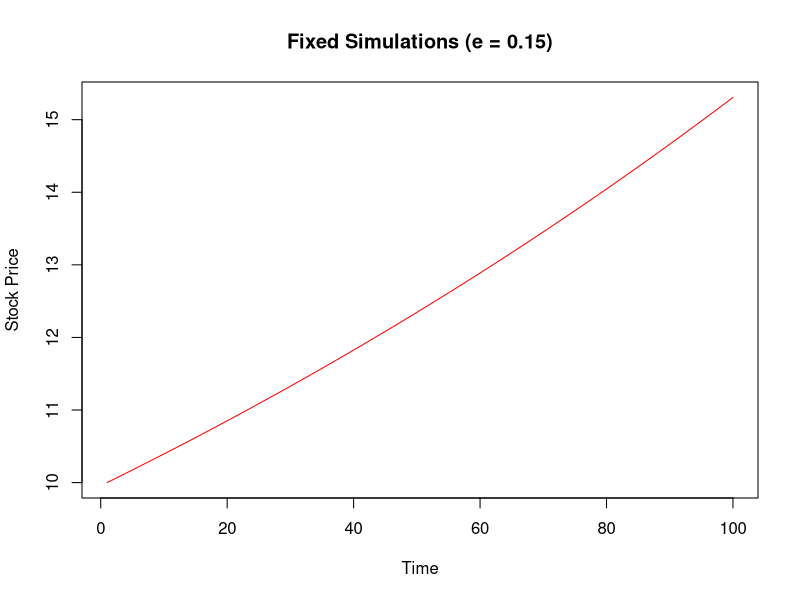
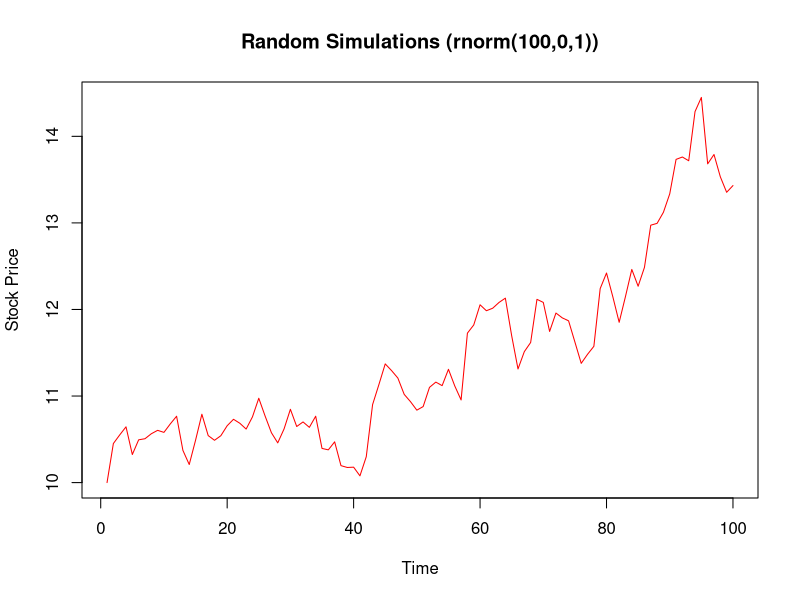
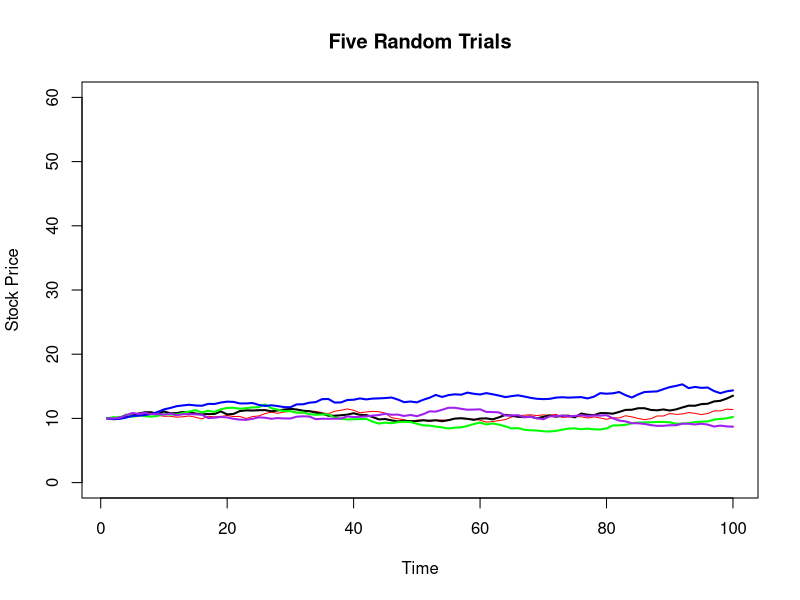
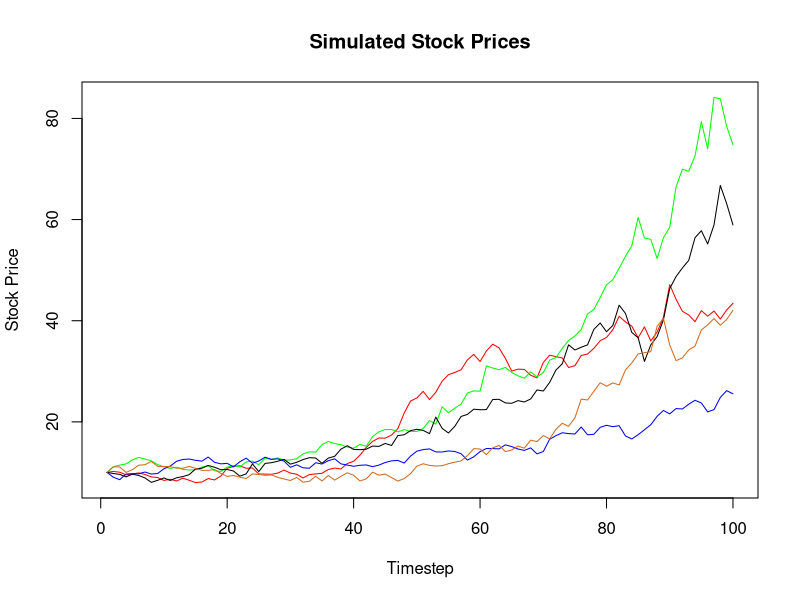

The R script that drew these images, in order:
"

Paramters:

St = 10
r = 0.15
sigma = 0.20
T = 1
N = 100
n = 100
fixedEpsilon = 0.15

Problem Statement:

(a) Starting with the initial stock price St as specified, and considering 100 Steps, 
calculate the expected value of the stock price at the end of every successive Δt interval of time.

(b) Plot the entire movement of prices over the T period under observation

(c) Perform 5 trials of 100 steps each to plot the probable movement of stock prices over a 1 
 year period. Plot each trajectory of prices as a separate line.
 
 Implementation:
 The R code at the Github link below shows how one may implement the above.

 Github:
 https://tinyurl.com/uu86e8aw
 
 References:
 (a) WQU Statistics Class Lectures & Notes (circa 2017)
 
 
"
#1. Consider following values for the purpose of this project:

St = 10
r = 0.15
sigma = 0.20
T = 1
N = 100
n = 100
fixedEpsilon = 0.15

#2. Starting with the initial stock price St as specified, and considering 100 Steps, 
#calculate the expected value of the stock price at the end of every successive Δt interval of time

mySimFixedEpsilon <- function(St, r, sigma,T,N,fixedEpsilon, n) {
  
  temp <- c() 
  
  for (x in 1:100 )
    
    if (x == 1) {
      
      temp[x] = St
      
    }
  
  else
    
  {
    temp[x] = temp[x-1] *exp((r - 0.5 * sigma ^ 2) * (T/n) + sigma * fixedEpsilon * sqrt(T/n))
    
  }
  
  return(temp)
}

FixedSimulations <- mySimFixedEpsilon(St, r, sigma,T,N,fixedEpsilon, n)

FixedSimulations

#3. Plot the entire movement of prices over the T period under observation

plot(FixedSimulations, type = "l", col = "red", xlab = "Time", ylab = "Stock Price",
     main = "Fixed Simulations (e = 0.15)")


#4. Instead of considering a fixed ε as in the previous steps, randomly assign values 
#to ε from a standard normal distribution.

mySimRandomEpsilon <- function(St, r, sigma,T,N, n) {
  
  temp <- c() 
  randomNumber = rnorm(100,0,1)
  
  for (x in 1:100 )
    
    if (x == 1) {
      
      temp[x] = St
      
    }
  
  else
    
  {
    temp[x] = temp[x-1] *exp((r - 0.5 * sigma ^ 2) * (T/n) + sigma * randomNumber[x] * sqrt(T/n))
    
  }
  
  return(temp)
}

RandomSimulations = mySimRandomEpsilon(St, r, sigma,T,N, n)


plot(RandomSimulations, type = "l", col = "red", xlab = "Time", ylab = "Stock Price",
     main = "Random Simulations (rnorm(100,0,1))")

#5. Perform 5 trials of 100 steps each to plot the probable movement of stock prices over a 1 
#year period. Plot each trajectory of prices as a separate line.

FiveTrials <- function(numberOfTrials){
  
  for (x in 1:numberOfTrials){
    
    if (x == 1){
      temp <- list(mySimRandomEpsilon(St, r, sigma,T,N, n))
    }
    else
    {
      interMediate <-  mySimRandomEpsilon(St, r, sigma,T,N, n)
      temp <- append(temp,list(interMediate))
    }
  }
  
  return(temp)
}


FinalSimulation <- FiveTrials(5)

plot(unlist(FinalSimulation[1]), type = "l", col = "red", xlab = "Time",ylim = c(0,60),ylab = "Stock Price",
     main = "Five Random Trials")
lines(unlist(FinalSimulation[2]), #Line Plot
      lwd = 2, # thickness of line
      col = "black")
lines(unlist(FinalSimulation[3]), #Line Plot
      lwd = 2, # thickness of line
      col = "green")
lines(unlist(FinalSimulation[4]), #Line Plot
      lwd = 2, # thickness of line
      col = "blue")
lines(unlist(FinalSimulation[5]), #Line Plot
      lwd = 2, # thickness of line
      col = "purple")


lapply(c(5,10,15,20), FiveTrials)



#Variances of Five Different Trials
varTrial1 = var(unlist(FinalSimulation[1]))
varTrial2 = var(unlist(FinalSimulation[2]))
varTrial3 = var(unlist(FinalSimulation[3]))
varTrial4 = var(unlist(FinalSimulation[4]))
varTrial5 = var(unlist(FinalSimulation[5]))

varTrial1
varTrial2
varTrial3
varTrial4
varTrial5

#Another Approach

trial1 <- unlist(FinalSimulation[1])[100]
trial2 <- unlist(FinalSimulation[2])[100]
trial3 <- unlist(FinalSimulation[3])[100]
trial4 <- unlist(FinalSimulation[4])[100]
trial5 <- unlist(FinalSimulation[5])[100]

lastNumbers <- c(trial1,trial2,trial3,trial4,trial5)
var(lastNumbers)


delta_t=1/12
S2<-rep(0,500) ### I create S2 by initializing with 500 repetitions of 0
dim(S2) <- c(100,5)  ### Set the object up as a 100 x 5 array
S2[1,1:5] = 10 ### Initialized the first element of each of the 5 arrays as 10 i.e. each of my trial has first element as 10
### This allows for repeatability. Without a seed, the problem will generate a new set of random numbers every time
### Now see below for how I use element "t" to generate element "t+1", and subsequently elemeent "t+1" to generate "t+2" etc. 
for (i in 1:5){
  for (j in 1:99){
    S2[j+1,i]=S2[j, i]*exp((r-0.5*sigma**2)*delta_t + sigma*rnorm(1)*sqrt(delta_t))
  }
}
plot.ts(S2[,1:5], plot.type = "single", main = "Simulated Stock Prices", col=c("red", "green","black","blue","chocolate"), ylab="Stock Price", xlab="Timestep")
